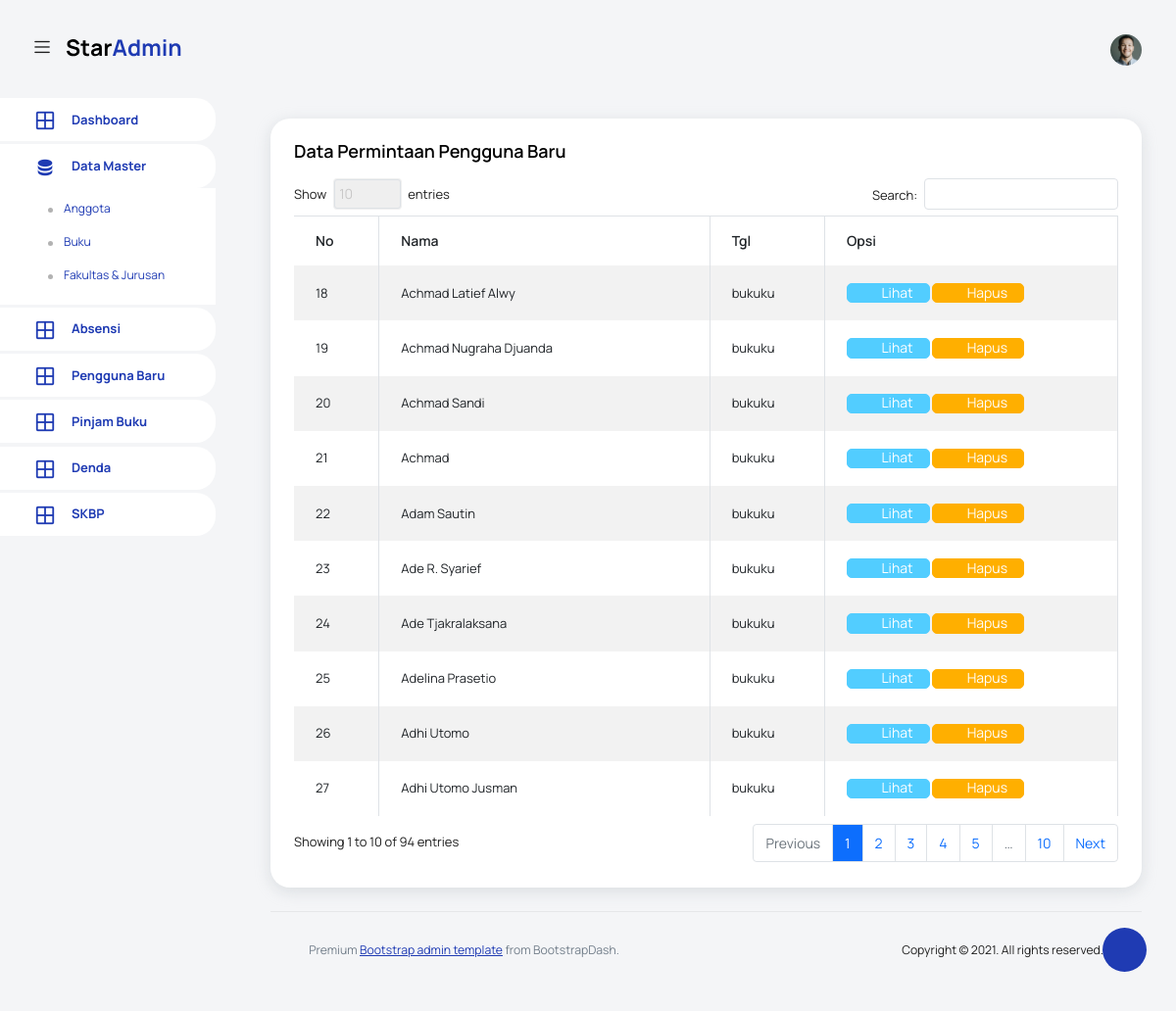
The app's page /pages/pengguna_baru/index.php with its own data.
### tables this page shows
CREATE TABLE `anggota` (
  `id` int(11) NOT NULL,
  `req_perpus` varchar(40) NOT NULL,
  `nama` varchar(40) NOT NULL,
  `STB` varchar(25) NOT NULL,
  `fklts` varchar(25) DEFAULT NULL,
  `jrsn` varchar(25) DEFAULT NULL,
  `almt` varchar(255) NOT NULL,
  `email` varchar(255) NOT NULL,
  `username` varchar(50) NOT NULL,
  `password` varchar(40) NOT NULL,
  `level` varchar(4) NOT NULL,
  `status` int(11) NOT NULL,
  `img` varchar(40) DEFAULT NULL,
  `created` timestamp NOT NULL DEFAULT current_timestamp() ON UPDATE current_timestamp()
);

### config/function-anggota.php (the view, shortened to what this page needs)
<?php
function list_anggota_baru()
{
    include 'koneksi.php';
    $sql = "SELECT * FROM `anggota` WHERE `status` = 0 ORDER BY `anggota`.`status` ASC;";
    $result = $conn->query($sql);
        while ($row = $result->fetch_assoc()) {
            echo "<tr>
                    <td>". $row["id"] ."</td>
                    <td>" . $row["nama"] . "</td>
                    <td>bukuku</td>
                    <td>
                      <a href='javascript:void(0)' onClick='viewAnggota" . $row["id"] . "()' class='btn btn-info btn-icon-text'>
                        <i class='ti-eye btn-icon-prepend'></i>
                        Lihat
                      </a>
                                <div class='modal fade' id='modalView" . $row["id"] . "' tabindex='-1' role='dialog' aria-labelledby='modalViewLabel' aria-hidden='true'>
                                            <td>" . $row["req_perpus"] . "</td>
                                            <td>" . $row["nama"] . "</td>
                                            <td>" . $row["STB"] . "</td>
                                            <td>" . $row["fklts"] . " \ " . $row["jrsn"] . "</td>
                                            <td>" . $row["almt"] . "</td>
                                </div>
                                function viewAnggota" . $row["id"] . "(){
                                    $('#modalView" . $row["id"] . "').modal('show');
                      <button type='button' class='btn btn-warning btn-icon-text'>
                        <i class='ti-trash btn-icon-prepend'></i>
                        Hapus
                      </button>
                    </td>
                </tr>";
        }
}
?>

### records on screen
anggota: id "18", nama "Achmad Latief Alwy"
anggota: id "19", nama "Achmad Nugraha Djuanda"
anggota: id "20", nama "Achmad Sandi"
anggota: id "21", nama "Achmad"
anggota: id "22", nama "Adam Sautin"
anggota: id "23", nama "Ade R. Syarief"
anggota: id "24", nama "Ade Tjakralaksana"
anggota: id "25", nama "Adelina Prasetio"
anggota: id "26", nama "Adhi Utomo"
anggota: id "27", nama "Adhi Utomo Jusman"
